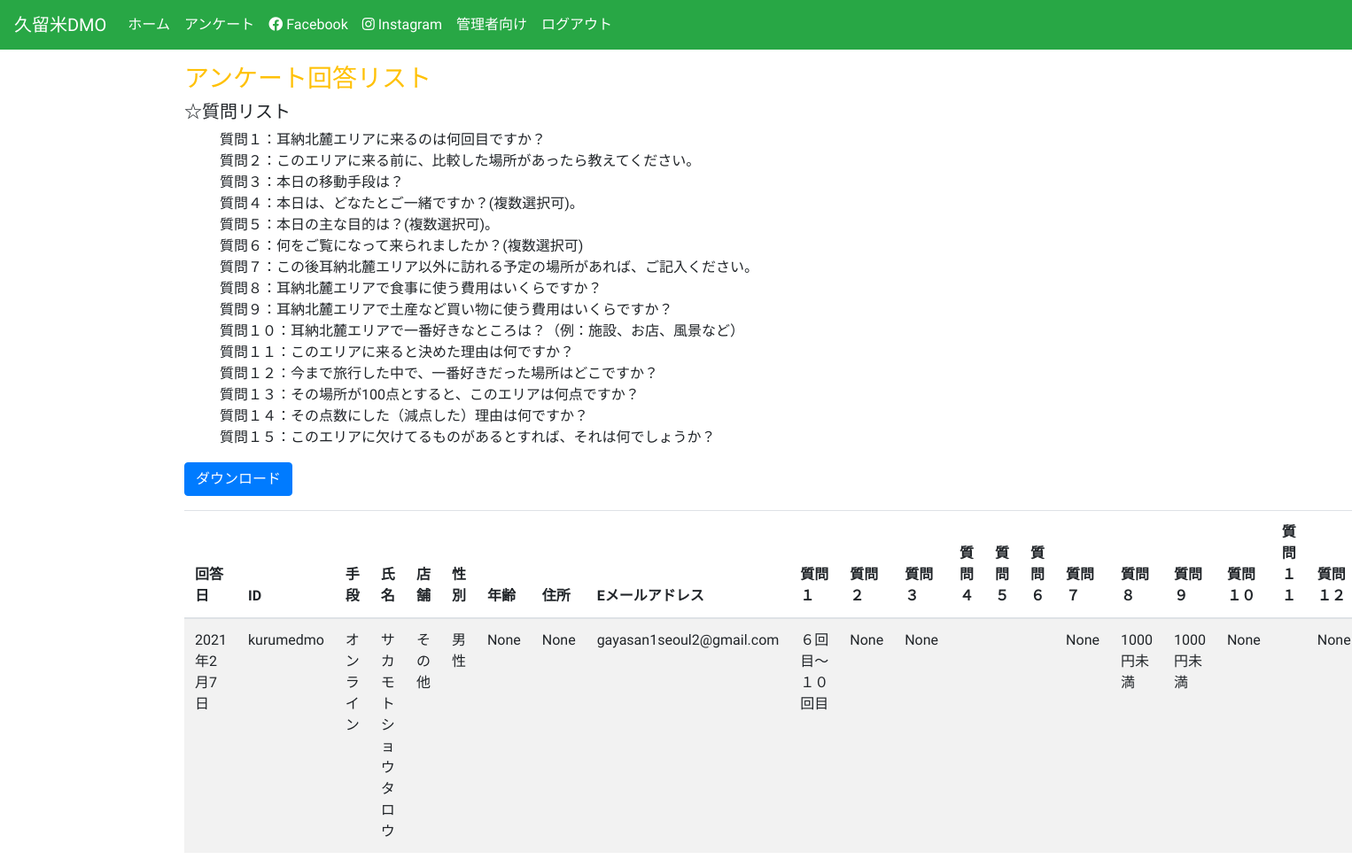
Screenshot of /list/ (signed in) with the database file from the repository.
### anke/models.py (models this page shows, shortened)
class Anke(models.Model):
    STATUS_CHOICES = (
        ('on', 'オンライン'),
        ('off', '紙'),
    )
    VISIT_CHOICES = (
        ('0', '初めて'),
        ('1', '２回目〜５回目'),
        ('2', '６回目〜１０回目'),
        ('3', '１０回以上'),
        ('4', '地元住民'),
    )
    MONEY_CHOICES = (
        ('0', '1000円未満'),
        ('1', '1000円以上〜2000円未満'),
        ('2', '2000円以上〜3000円未満'),
        ('3', '4000円以上〜5000円未満'),
        ('4', '5000円以上〜10000円未満'),
        ('5', '10000円以上'),
    )
    SHOP_CHOICES = (
        ('ka', 'カパテリア'),
        ('be', '紅乙女酒造'),
        ('ky', '巨峰ワイン'),
        ('ju', '樹蘭マルシェ'),
        ('others', 'その他'),
    )
    SEX_CHOICES = (
        ('m', '男性'),
        ('f', '女性'),
    )
    user = models.ForeignKey(settings.AUTH_USER_MODEL,
                             related_name='anke_created',
                             on_delete=models.PROTECT, verbose_name=('ユーザー'), null=True, blank=True)
    name = models.CharField(max_length=200, verbose_name=('氏名'))
    shop = models.CharField(max_length=300, default='others', verbose_name=('お店'), choices=SHOP_CHOICES)
    age = models.PositiveIntegerField(null=True, verbose_name=('年齢'), blank=True)
    sex = models.CharField(max_length=200, verbose_name=('性別'), choices=SEX_CHOICES, default='f')
    address = models.CharField(blank=True, null=True, max_length=300, verbose_name=('住所'))
    email = models.EmailField(verbose_name=('Eメールアドレス'))
    created = models.DateTimeField(auto_now_add=True, verbose_name=('回答日時'), null=True)
    status = models.CharField(max_length=200, choices=STATUS_CHOICES, verbose_name='回答手段', null=True, default='on')
    question1 = models.CharField(max_length=300, blank=True, choices=VISIT_CHOICES, default='0', verbose_name=('質問1'))
    question2 = models.CharField(max_length=300, blank=True, null=True, verbose_name=('質問2'))
    question3 = models.ForeignKey(Traffic, on_delete=models.PROTECT, verbose_name='質問3', blank=True, null=True)
    question4 = models.ManyToManyField(Person, verbose_name='質問4', blank=True)
    question5 = models.ManyToManyField(Purpose, verbose_name='質問5', blank=True)
    question6 = models.ManyToManyField(Media, verbose_name='質問6', blank=True)
    question7 = models.CharField(max_length=300, blank=True, null=True, verbose_name=('質問7'))
    question8 = models.CharField(max_length=300, blank=True, choices=MONEY_CHOICES, default='0', verbose_name=('質問8'))
    question9 = models.CharField(max_length=300, blank=True, choices=MONEY_CHOICES, default='0', verbose_name=('質問9'))
    question10 = models.CharField(max_length=300, blank=True, null=True, verbose_name=('質問10'))
    question11 = models.TextField(blank=True, null=True, verbose_name=('質問11'))
    question12 = models.CharField(max_length=300, blank=True, null=True, verbose_name=('質問12'))
    question13 = models.PositiveIntegerField(blank=True, null=True, verbose_name=('質問13'))
    question14 = models.TextField(blank=True, null=True, verbose_name=('質問14'))
    question15 = models.TextField(blank=True, null=True, verbose_name=('質問15'))
    class Meta:
        verbose_name = ('アンケート')
        verbose_name_plural = ('アンケート')
        permissions = [
            ('special_status1', 'kapateria'),
        ]

### anke/views.py (the view)
# urls.py: path('list/', views.ankeList, name='list'),
@staff_member_required
@login_required
def ankeList(request):
    data = Anke.objects.all()
    return render(request, 'anke/list.html', {'data': data})

### anke/templates/anke/list.html (shortened to what this page needs)
{% extends 'base.html' %}
{% load crispy_forms_tags %}
{% block content %}
<div class="container">
<h3 class="mt-3 text-warning">アンケート回答リスト</h3>
    <div class="questions">
      <h5>☆質問リスト</h5>
      <ul  style="list-style: none;">
        <li>質問１：耳納北麓エリアに来るのは何回目ですか？</li>
        <li>質問２：このエリアに来る前に、比較した場所があったら教えてください。</li>
        <li>質問３：本日の移動手段は？</li>
        <li>質問４：本日は、どなたとご一緒ですか？(複数選択可)。</li>
        <li>質問５：本日の主な目的は？(複数選択可)。</li>
        <li>質問６：何をご覧になって来られましたか？(複数選択可)</li>
        <li>質問７：この後耳納北麓エリア以外に訪れる予定の場所があれば、ご記入ください。</li>
        <li>質問８：耳納北麓エリアで食事に使う費用はいくらですか？</li>
        <li>質問９：耳納北麓エリアで土産など買い物に使う費用はいくらですか？</li>
        <li>質問１０：耳納北麓エリアで一番好きなところは？（例：施設、お店、風景など）</li>
        <li>質問１１：このエリアに来ると決めた理由は何ですか？</li>
        <li>質問１２：今まで旅行した中で、一番好きだった場所はどこですか？</li>
        <li>質問１３：その場所が100点とすると、このエリアは何点ですか？</li>
        <li>質問１４：その点数にした（減点した）理由は何ですか？</li>
        <li>質問１５：このエリアに欠けてるものがあるとすれば、それは何でしょうか？</li>
      </ul>
    </div>
    <a class="btn btn-primary mb-3" href="{%  url 'anke:export' %}">ダウンロード</a>
    <table class="table table-striped">
        <thead>
            <tr>
            <th scope="col">回答日</th>
            <th scope="col">ID</th>
            <th scope="col">手段</th>
            <th scope="col">氏名</th>
            <th scope="col">店舗</th>
            <th scope="col">性別</th>
            <th scope="col">年齢</th>
            <th scope="col">住所</th>
            <th scope="col">Eメールアドレス</th>
            <th scope="col">質問１</th>
            <th scope="col">質問２</th>
            <th scope="col">質問３</th>
            <th scope="col">質問４</th>
            <th scope="col">質問５</th>
            <th scope="col">質問６</th>
            <th scope="col">質問７</th>
            <th scope="col">質問８</th>
            <th scope="col">質問９</th>
            <th scope="col">質問１０</th>
            <th scope="col">質問１１</th>
            <th scope="col">質問１２</th>
            </tr>
          </thead>
    <tbody>
    {% for answer in data %}
    <tr　scope="row">
      <td>{{answer.created|date}}</td>
      <td>{{answer.user}}</td>
      <td>{{answer.get_status_display}}</td>
      <td>{{answer.name}}</td>
      <td>{{answer.get_shop_display}}</td>
      <td>{{answer.get_sex_display}}</td>
      <td>{{answer.age}}</td>
      <td>{{answer.address}}</td>
      <td>{{answer.email}}</td>
      <td>{{answer.get_question1_display}}</td>
      <td>{{answer.question2}}</td>
      <td>{{answer.question3}}</td>
      <td>
      </td>
      <td>
      </td>
      <td>
      </td>
      <td>{{answer.question7}}</td>
      <td>{{answer.get_question8_display}}</td>
      <td>{{answer.get_question9_display}}</td>
      <td>{{answer.question10}}</td>
      <td>{{answer.question11}}</td>
      <td>{{answer.question12}}</td>
  </tr>
    {% endfor %}
    </tbody>
    </table>
</div>
{% endblock content %}

### rows the page displays
Anke: created "2021年2月7日", user "kurumedmo", status "オンライン", name "サカモトショウタロウ", shop "その他", sex "男性", age "None", address "None", email "gayasan1seoul2@gmail.com", question1 "６回目〜１０回目", question2 "None", question3 "None", question7 "None", question8 "1000円未満", question9 "1000円未満", question10 "None", question12 "None"
